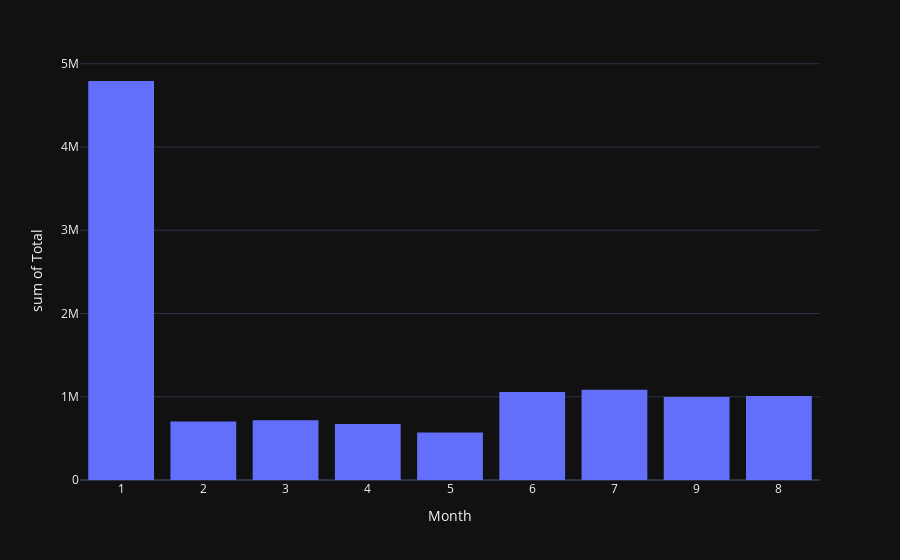

Here is the notebook cell this chart was saved with:
### Code cell
fig = px.histogram(expenses_dataset, x="Month", y="Total")
fig.show()

### Figure 1 — Plotly figure (JSON) as saved in the notebook; plotly's stock layout.template omitted (floating-point values rounded to 4 significant figures; data arrays with more than 128 entries replaced by an {"elided": "..."} marker saying what was removed)
{"data": [{"alignmentgroup": "True", "bingroup": "x", "histfunc": "sum", "hovertemplate": "Month=%{x}<br>sum of Total=%{y}<extra></extra>", "legendgroup": "", "marker": {"color": "#636efa", "pattern": {"shape": ""}}, "name": "", "offsetgroup": "", "orientation": "v", "showlegend": false, "x": {"elided": "30187 str values"}, "xaxis": "x", "y": {"elided": "30187 float values"}, "yaxis": "y", "type": "histogram"}], "layout": {"xaxis": {"anchor": "y", "domain": [0.0, 1.0], "title": {"text": "Month"}}, "yaxis": {"anchor": "x", "domain": [0.0, 1.0], "title": {"text": "sum of Total"}}, "legend": {"tracegroupgap": 0}, "margin": {"t": 60}, "barmode": "relative"}}
